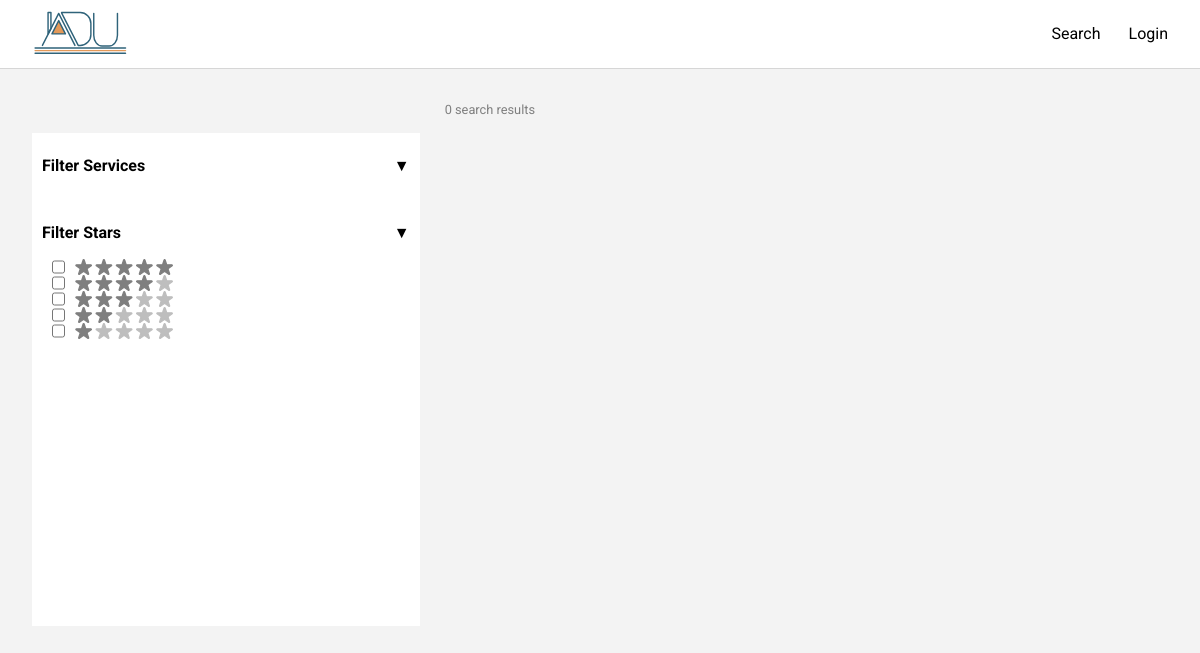
Before: /connections/search/ with the older database file.
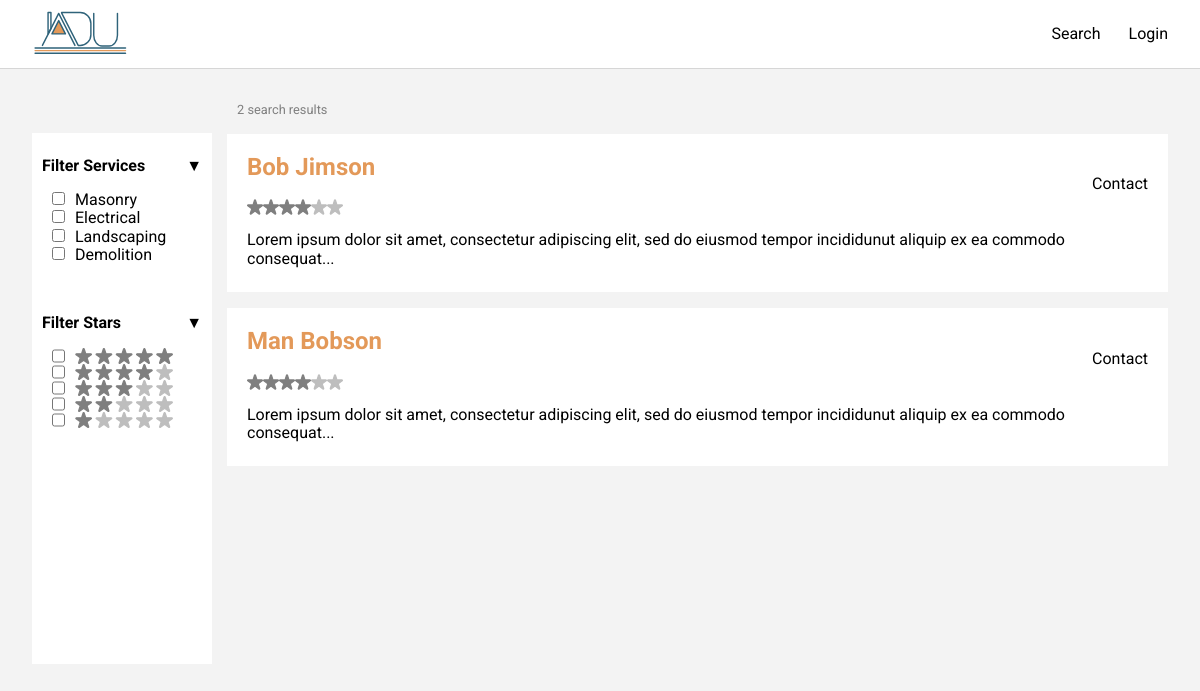
After: the same page with the newer database file.
### connections/models.py (models this page shows, shortened)
class Service(UUIDModel):
    name = models.CharField(max_length=256, unique=True)
    description = models.TextField()
    @staticmethod
    def top_5():
        return Service.objects.all()[:5]

### accounts/models.py (models this page shows, shortened)
class User(UUIDModel, AbstractUser):
    PROPERTY_OWNER = 0
    CONTRACTOR = 1
    STAFF = 2
    TYPE_CHOICES = (
        (PROPERTY_OWNER, 'Property Owner'),
        (CONTRACTOR, 'Contractor'),
        (STAFF, 'Staff'),
    )
    user_type = models.PositiveSmallIntegerField(
        choices=TYPE_CHOICES, default=0
    )
    contractor_information = models.OneToOneField(
        'accounts.ContractorInformation',
        blank=True,
        null=True,
        on_delete=models.CASCADE,
        related_name='user',
    )
    property_owner_information = models.OneToOneField(
        'accounts.PropertyOwnerInformation',
        blank=True,
        null=True,
        on_delete=models.CASCADE,
        related_name='user',
    )
    @property
    def name(self):
        return f'{self.first_name} {self.last_name}'

### connections/views.py (the view)
# urls.py: path('search/', views.search, name='search'),
def search(request):
    contractors = User.objects.filter(user_type=User.CONTRACTOR)
    popular_services = Service.top_5()
    print(contractors)
    return render(request, 'connections/search.html', {
        'services': popular_services,
        'contractors': contractors,
    })

### templates/connections/search.html (shortened to what this page needs)
{% extends 'base.html' %}
{% load static %}
{% block content %}
<div class="mainContent listPage">
    <aside class="sidebar">
        <div class="services">
            <h2 class="expand">Filter Services</h2>
            <ul>
                {% for service in services %}
                <li><input type="checkbox" value="{{ service.name }}">{{ service.name }}</li>
                {% endfor %}
            </ul>
        </div>
        <div>
            <h2 class="expand">Filter Stars</h2>
            <ul class="stars">
                <li><input type="checkbox" name="fiveStar"></li>
                <li><input type="checkbox" name="fourStar"></li>
                <li><input type="checkbox" name="threeStar"></li>
                <li><input type="checkbox" name="twoStar"></li>
                <li><input type="checkbox" name="oneStar"></li>
            </ul>
        </div>
    </aside>
    <section class="mainList">
        <p class="smallText">{{ contractors.count }} search results</p>
        <ul>
            {% for contractor in contractors %}
            <li>
                <div class="previewHeader">
                    <div>
                        <a>
                            <h2>{{ contractor.name }}</h2>
                        </a>
                        <div class="rating">
                            <img src="{% static 'imgs/filled_star.svg' %}">
                            <img src="{% static 'imgs/filled_star.svg' %}">
                            <img src="{% static 'imgs/filled_star.svg' %}">
                            <img src="{% static 'imgs/filled_star.svg' %}">
                            <img src="{% static 'imgs/empty_star.svg' %}">
                            <img src="{% static 'imgs/empty_star.svg' %}">
                        </div>
                    </div>
                    <a href="#">Contact</a>
                </div>
                <p> Lorem ipsum dolor sit amet, consectetur adipiscing elit, sed do eiusmod tempor incididunut aliquip
                    ex ea commodo consequat...</p>
            </li>
            {% endfor %}
        </ul>
    </section>
</div>
{% endblock content %}

### templates/base.html (shortened to what this page needs)
{% load static %}
<!DOCTYPE html>
<html lang="en">
<head>
    <link href="https://cdnjs.cloudflare.com/ajax/libs/normalize/8.0.0/normalize.min.css" rel="stylesheet">
    <link rel="stylesheet" type="text/css" href="{% static 'css/style.css' %}">
</head>
<body>
{% include 'partials/_navbar.html' %}
{% block content %}{% endblock content %}
</body>
</html>

### templates/partials/_navbar.html
{% load static %}
<nav>
    <a href="{% url 'index' %}"><img class="logo" src="{% static 'imgs/logo.svg' %}"></a>
    <ul>
        <li><a href="{% url 'connections:search' %}">Search</a></li>
        {% if user.is_authenticated %}
        <li><a href="{% url 'accounts:logout' %}">Logout</a></li>
        {% else %}
        <li><a href="{% url 'accounts:login' %}">Login</a></li>
        {% endif %}
    </ul>
</nav>

### client/static/css/style.css (style rules this page uses)
* { font-family: 'Roboto', sans-serif; }
body, html { height: 100%; background: #f3f3f3; }
ul { list-style: none; padding: 0; }
a { text-decoration: none; color: #000; }
nav { padding: 0.5em 2em; display: flex; justify-content: space-between; align-items: center; background: #fff; border-bottom: 1px solid #cccc; }
nav .logo { height: 3em; }
nav ul { display: flex; }
nav ul > li { margin-left: 1.75em; }
.sidebar { background: #fff; margin-top: 2em; }
.sidebar input[type=checkbox] { margin: 0 10px; }
.sidebar div { min-width: 160px; padding: 10px; }
.sidebar h2 { font-size: 1em; position: relative; }
.sidebar h2::after { content: "▼"; position: absolute; right: 0; transition: 0.3s; }
.stars li { display: flex; }
.stars li::after { flex: 1; content: " "; height: 1em; display: block; background-repeat: no-repeat; }
.rating { display: flex; height: 1em; }
.rating img { width: 1em; }
.previewHeader { display: flex; justify-content: space-between; align-items: center; }
.smallText { font-size: 0.8em; color: #7f7f7f; margin: 1.5px 10px; }
.mainList h2 { margin-top: 0; margin-bottom: 0.75em; color: #e39959; }
.mainList li { padding: 20px; background: #fff; margin-right: 0; margin-bottom: 1em; }
.mainList li > p { margin-bottom: 0.25rem; }
.stars li:nth-child(1)::after { background-image: url("../imgs/stars_5.svg"); }
.stars li:nth-child(2)::after { background-image: url("../imgs/stars_4.svg"); }
.stars li:nth-child(3)::after { background-image: url("../imgs/stars_3.svg"); }
.stars li:nth-child(4)::after { background-image: url("../imgs/stars_2.svg"); }
.stars li:nth-child(5)::after { background-image: url("../imgs/stars_1.svg"); }
.listPage { padding: 2rem; background: #f3f3f3; height: 100%; }
.listPage { display: flex; }

Changed rows visible on the page:
added Service: name "Masonry"
added Service: name "Electrical"
added Service: name "Landscaping"
added Service: name "Demolition"
now on this page (row edited): User: name "Bob Jimson"
added User: name "Man Bobson"
Other visible differences:
{{ contractors.count }}: "0" → "2"
